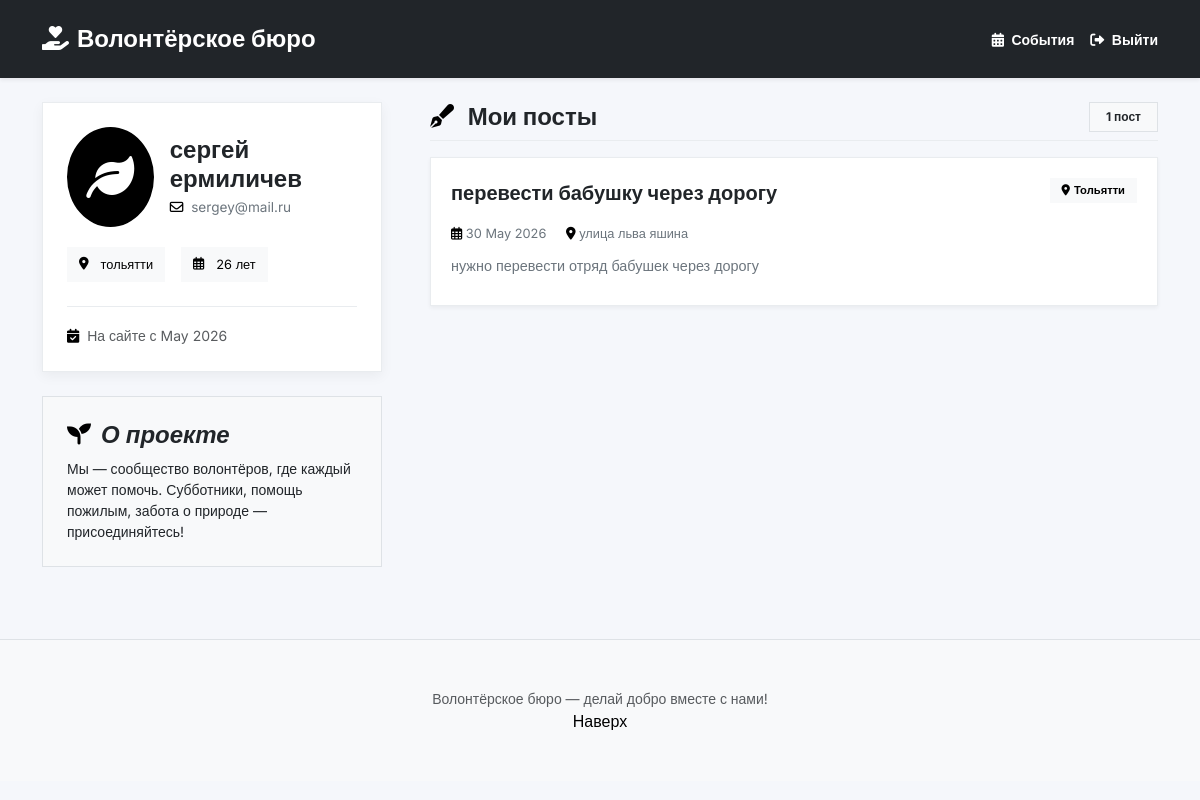
The page /profile (signed in) on the database its author committed.
### data/models.py (models this page shows, shortened)
class User(SqlAlchemyBase, UserMixin):
    __tablename__ = 'users'
    id = sqlalchemy.Column(sqlalchemy.Integer, primary_key=True, autoincrement=True)
    name = sqlalchemy.Column(sqlalchemy.String, nullable=True)
    surname = sqlalchemy.Column(sqlalchemy.String, nullable=True)
    age = sqlalchemy.Column(sqlalchemy.Integer, nullable=True)
    email = sqlalchemy.Column(sqlalchemy.String, index=True, unique=True, nullable=True)
    hashed_password = sqlalchemy.Column(sqlalchemy.String, nullable=True)
    city = sqlalchemy.Column(sqlalchemy.String, nullable=True)
    created_at = sqlalchemy.Column(sqlalchemy.DateTime, default=datetime.datetime.now)

class Event(SqlAlchemyBase):
    __tablename__ = 'events'
    id = sqlalchemy.Column(sqlalchemy.Integer, primary_key=True, autoincrement=True)
    title = sqlalchemy.Column(sqlalchemy.String, nullable=False)
    description = sqlalchemy.Column(sqlalchemy.String, nullable=False)
    date = sqlalchemy.Column(sqlalchemy.DateTime, nullable=False)
    location = sqlalchemy.Column(sqlalchemy.String, nullable=False)
    city = sqlalchemy.Column(sqlalchemy.String, nullable=False)
    author_id = sqlalchemy.Column(sqlalchemy.Integer, sqlalchemy.ForeignKey("users.id"), nullable=False)
    max_volunteers = sqlalchemy.Column(sqlalchemy.Integer, default=10)

### app.py (the view)
@app.route('/profile')
@login_required
def profile():
    session = db_session.create_session()
    user = session.query(User).filter(User.id == current_user.id).first()
    events = session.query(Event).filter(Event.author_id == user.id).all()
    session.close()
    return render_template('profile.html', title='Профиль', user=user, events=events)

### app.py (called while the page is built)
@login_manager.user_loader
def load_user(user_id):
    session = db_session.create_session()
    return session.get(User, user_id)

### data/db_session.py (called while the page is built)
def create_session() -> Session:
    global __factory
    return __factory()

### templates/profile.html (shortened to what this page needs)
<!doctype html>
<html lang="ru" dir="ltr" data-bs-theme="auto">
<head>
    <link href="https://cdn.jsdelivr.net/npm/bootstrap@5.3.0/dist/css/bootstrap.min.css" rel="stylesheet">
    <link rel="stylesheet" href="https://cdnjs.cloudflare.com/ajax/libs/font-awesome/6.0.0-beta3/css/all.min.css">
</head>
<body>
<nav class="navbar navbar-dark bg-dark shadow-sm py-3">
    <div class="container">
        <a class="navbar-brand blog-header-logo" href="/">
            <i class="fas fa-hand-holding-heart me-2"></i>Волонтёрское бюро
        </a>
        <div class="d-flex gap-3">
            <a href="/" class="text-white text-decoration-none small fw-semibold">
                <i class="fas fa-calendar-alt me-1"></i> События
            </a>
            <a href="/logout" class="text-white text-decoration-none small fw-semibold">
                <i class="fas fa-sign-out-alt me-1"></i> Выйти
            </a>
        </div>
    </div>
</nav>
<main class="container my-4">
    <div class="row g-5">
        <div class="col-lg-4">
            <div class="position-sticky" style="top: 2rem">
                <div class="charity-profile mb-4">
                    <div class="profile-header">
                        <div class="profile-avatar">
                            <i class="fas fa-leaf"></i>
                        </div>
                        <div class="profile-info">
                            <h2 class="profile-name">{{ user.name }} {{ user.surname }}</h2>
                            <span class="profile-status">
                                <i class="far fa-envelope me-1"></i> {{ user.email }}
                            </span>
                        </div>
                    </div>
                    <div class="profile-info-section">
                        <div class="d-flex flex-wrap gap-2 mt-2">
                            <span class="profile-badge">
                                <i class="fas fa-map-marker-alt me-1"></i> {{ user.city }}
                            </span>
                            <span class="profile-badge">
                                <i class="far fa-calendar-alt me-1"></i> {{ user.age }} лет
                            </span>
                        </div>
                    </div>
                    <div class="profile-bio">
                        <div class="bio-text">
                            <small class="text-muted">
                                <i class="fas fa-calendar-check me-1"></i>
                                На сайте с
                                {% if user.created_at %}
                                    {{ user.created_at.strftime('%B %Y') }}
                                {% else %}
                                    недавно
                                {% endif %}
                            </small>
                        </div>
                    </div>
                </div>
                <div class="p-4 mb-4 bg-body-tertiary rounded-0 border">
                    <h4 class="fst-italic fw-semibold"><i class="fas fa-seedling me-1"></i> О проекте</h4>
                    <p class="small mb-0">Мы — сообщество волонтёров, где каждый может помочь. Субботники, помощь пожилым, забота о природе — присоединяйтесь!</p>
                </div>
            </div>
        </div>
        <div class="col-lg-8">
            <div class="d-flex align-items-center justify-content-between mb-3 border-bottom pb-2">
                <h3 class="fw-bold fs-4 m-0">
                    <i class="fas fa-pen-fancy me-2"></i> Мои посты
                </h3>
                <span class="badge bg-body-tertiary text-dark rounded-0 px-3 py-2 border">
                    {{ events|length }} {{ 'пост' if events|length == 1 else 'поста' if events|length < 5 else 'постов' }}
                </span>
            </div>
            <div id="userPostsContainer">
                {% if events %}
                    {% for event in events %}
                    <div class="post-item">
                        <div class="d-flex flex-wrap justify-content-between align-items-start mb-2">
                            <div class="post-title">{{ event.title }}</div>
                            <span class="post-category">
                                <i class="fas fa-map-marker-alt me-1"></i>{{ event.city }}
                            </span>
                        </div>
                        <div class="post-meta">
                            <span><i class="far fa-calendar-alt"></i> {{ event.date.strftime('%d %B %Y') }}</span>
                            <span class="ms-3"><i class="fas fa-location-dot"></i> {{ event.location }}</span>
                        </div>
                        <p class="text-secondary mb-2" style="font-size: 0.9rem;">{{ event.description }}</p>
                    </div>
                    {% endfor %}
                {% endif %}
            </div>
        </div>
    </div>
</main>
<footer class="py-5 text-center text-body-secondary bg-body-tertiary mt-5 border-top">
    <div class="container">
        <p class="small mb-0">Волонтёрское бюро — делай добро вместе с нами!</p>
        <p class="mb-0"><a href="#" class="text-decoration-none">Наверх</a></p>
    </div>
</footer>
</body>
</html>

### templates/profile.html (style rules this page uses)
body { font-family: 'Inter', sans-serif; background: #f5f7fb; }
.charity-profile { background: white; border-radius: 0px; padding: 1.5rem; box-shadow: 0 4px 12px rgba(0,0,0,0.05); border: 1px solid #e9ecef; }
.profile-header { display: flex; align-items: center; gap: 1rem; margin-bottom: 1.25rem; }
.profile-avatar { width: 100px; height: 100px; border-radius: 50%; object-fit: cover; border: 2px solid #000000; background: #000000; display: flex; align-items: center; justify-content: center; font-size: 3rem; color: white; }
.profile-avatar i { color: white !important; }
.profile-name { font-size: 1.5rem; font-weight: 700; margin: 0; color: #212529; }
.profile-status { font-size: 0.85rem; color: #6c757d; }
.profile-badge { background: #f8f9fa; padding: 0.5rem 0.75rem; border-radius: 0px; font-size: 0.8rem; display: inline-flex; align-items: center; gap: 0.5rem; margin-right: 0.5rem; margin-bottom: 0.5rem; color: #000000; }
.post-item { background: white; border-radius: 0px; padding: 1.25rem; margin-bottom: 1.5rem; border: 1px solid #e9ecef; transition: transform 0.1s; box-shadow: 0 2px 4px rgba(0,0,0,0.05); }
.post-title { font-weight: 700; font-size: 1.25rem; color: #212529; margin-bottom: 0.5rem; }
.post-meta { font-size: 0.8rem; color: #6c757d; margin-bottom: 0.75rem; }
.post-category { background: #f8f9fa; color: #000000; padding: 0.25rem 0.75rem; border-radius: 0px; font-size: 0.7rem; font-weight: 600; }
.blog-header-logo { font-size: 1.5rem; font-weight: 700; color: white; text-decoration: none; }
.blog-header-logo i { color: white !important; }
.navbar-dark.bg-dark { background-color: #212529 !important; }
.nav-link i, .navbar a i, .d-flex.gap-3 a i { color: white !important; }
.d-flex.gap-3 a { color: white !important; }
.bg-body-tertiary { background-color: #f8f9fa !important; }
.border-bottom { border-bottom: 1px solid #e9ecef !important; }
.card, .btn, .form-control, .alert, .nav-link, .badge, .list-group-item { border-radius: 0px !important; }
.position-sticky { position: sticky; top: 2rem; }
.profile-info-section { margin-bottom: 1rem; padding-bottom: 1rem; border-bottom: 1px solid #e9ecef; }
.fas, .far { color: #000000; }
a { color: #000000; text-decoration: none; }
.text-secondary { color: #6c757d !important; }
i { color: #000000; }
.profile-badge i { color: #000000; }
.post-category i { color: #000000; }
.navbar a i { color: white !important; }
.navbar .d-flex a i { color: white !important; }
.navbar-brand i { color: white !important; }

### rows shown on the page
User: name "сергей", surname "ермиличев", email "sergey@mail.ru", city "тольятти", age "26", created_at "May 2026"
Event: title "перевести бабушку через дорогу", city "Тольятти", date "30 May 2026", location "улица льва яшина", description "нужно перевести отряд бабушек через дорогу"

### other values the page prints
{{ events|length }} "1"
